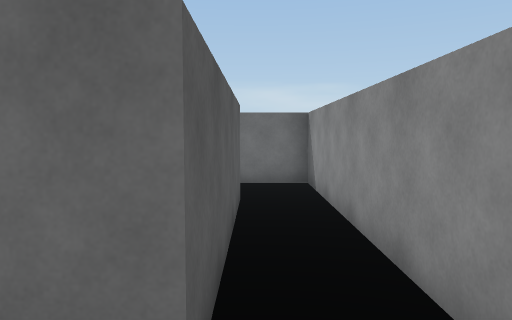
View 1 (above)

18 first-person views from a walk through a 3-D level made in the Unity game engine. The camera is 1.4 m above the floor, tilts 4° down and sees 70° across. The floor is counted in squares, 1 m on a side. Each view is taken from the middle of a square. On the plan, view 1 faces up. The plan holds only what a view shows up to about 16 squares ahead; the rest is blank. The place goes on beyond the plan. The player character is not drawn.

View 2
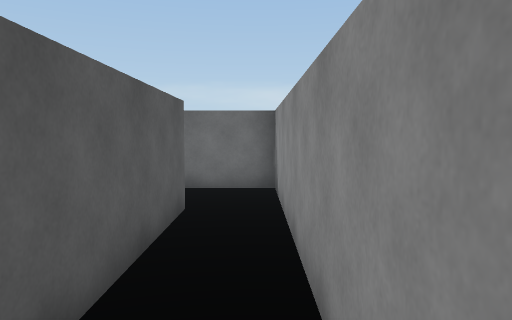

View 3
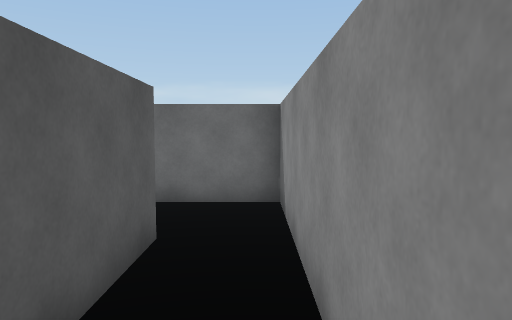

View 4
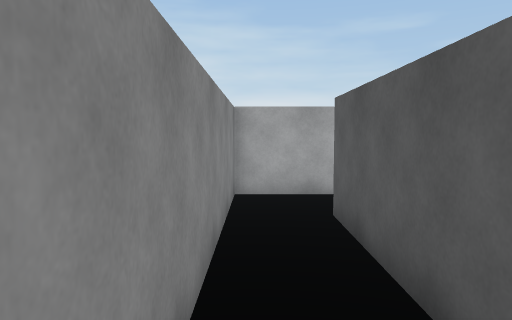

View 5
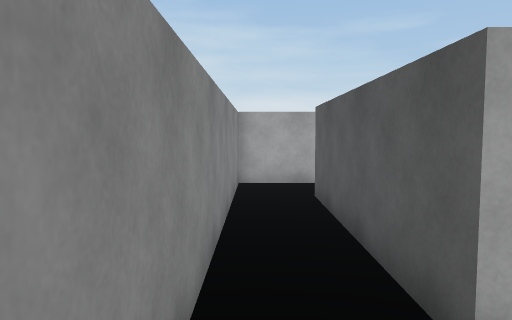

View 6
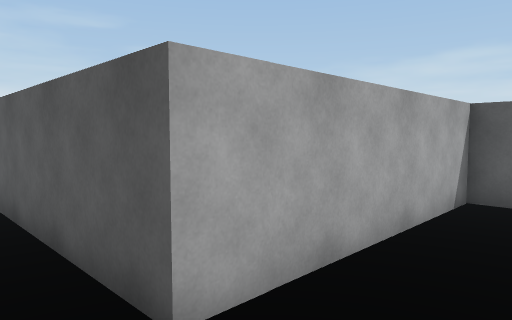

View 7
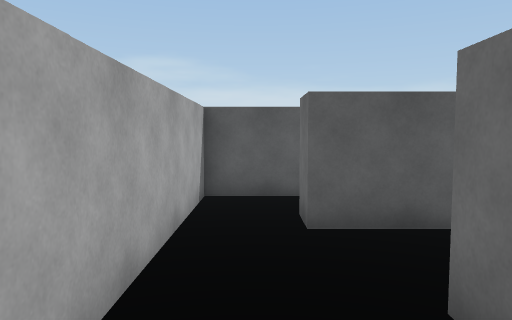

View 8
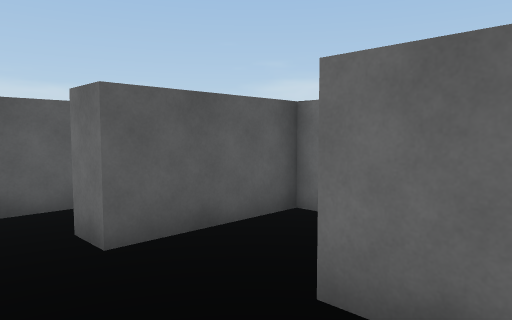

View 9
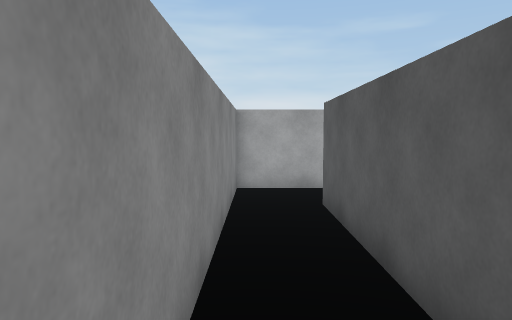

View 10
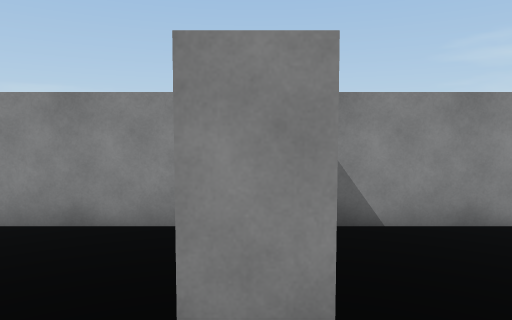

View 11
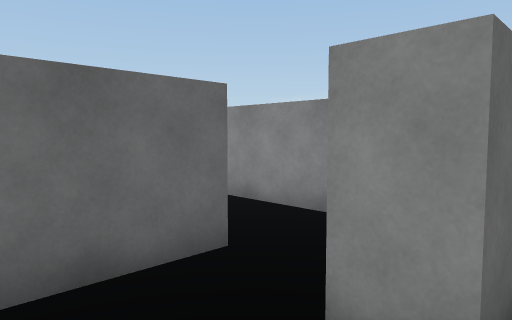

View 12
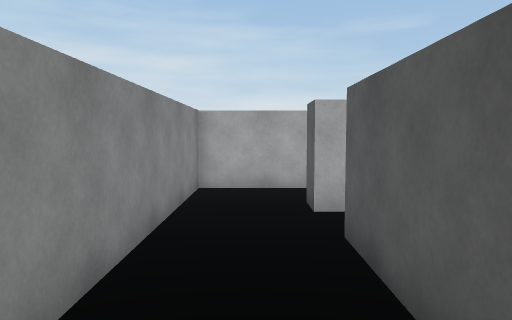

View 13
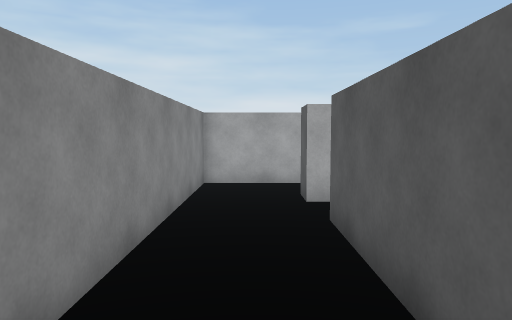

View 14
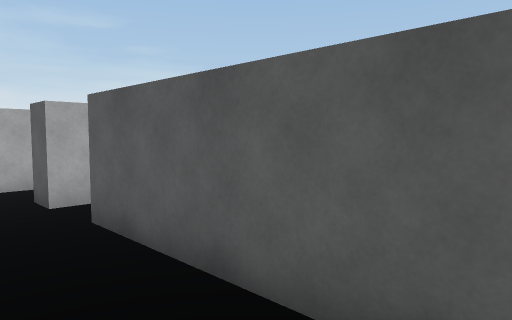

View 15
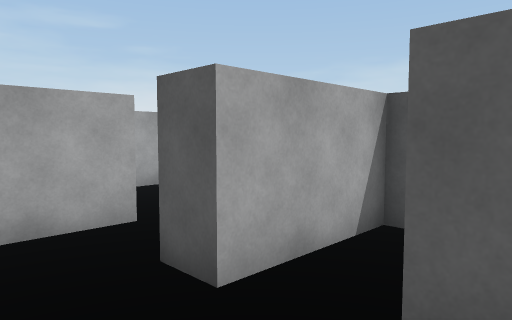

View 16
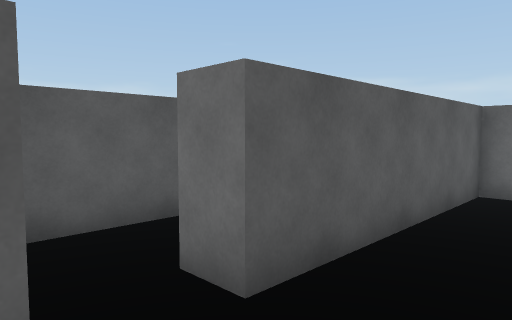

View 17
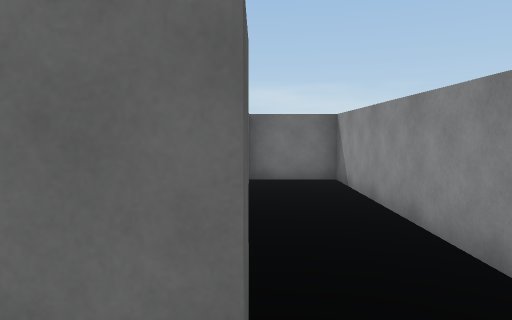

View 18
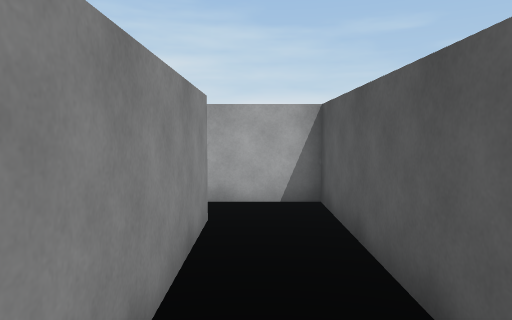

### Floor plan
Points are (right, up) in squares from view 1. A wall is a line through its corners. A room is listed if a view was taken in it or the views show most of it. See-through windows are left out.
Room 1 (views 1, 2, 3, 4, 5, 6, 7, 8, 9)
walls: (-1.5, 7.8) (-0.3, 7.8) (-0.3, 1.7) (-1.2, 1.7); (-0.9, -0.5) (1.5, -0.5) (1.5, 10.5) (-1.8, 10.5)
ways out: opening at (-1, 9.5) to room 2; opening at (-1, 0.5)
Room 2 (views 10, 11, 12, 13, 14, 15, 16, 17)
walls: (-2.6, 14.5) (-1.1, 14.5) (-1.1, 13.4) (-4.3, 13.4) (-4.3, 9.8); (-1.8, 10.5) (-1.8, 11.5) (1.5, 11.5) (1.5, 22.5); (-4.5, 7.8) (-1.5, 7.8); (-1.2, 22.5) (-1.2, 16.1) (-2.2, 16.1)
ways out: opening at (-1, 9.5) to room 1; opening at (-2, 15) to room 3; opening at (-5, 9) to room 4
Room 3 (view 18)
walls: (-4.3, 20.1) (-4.3, 14.5) (-2.6, 14.5); (-2.2, 16.1) (-2.2, 21)
ways out: opening at (-2, 15) to room 2
Room 4 (no view inside)
walls: (-7.3, 10.5) (-7.3, 7.8) (-4.5, 7.8); (-4.3, 9.8) (-5.4, 9.8)
ways out: opening at (-5, 9) to room 2; opening at (-6.5, 10.5)

Positions as (right, up) in squares from view 1, and headings:
1: (0, 0), facing up
2: (1, 1), facing up
3: (1, 3), facing up
4: (1, 8), facing down
5: (1, 10), facing down
6: (1, 10), facing down-left
7: (1, 9), facing left
8: (0, 8), facing up-left
9: (1, 9), facing down
10: (-4, 11), facing right
11: (-4, 10), facing up-right
12: (0, 21), facing down
13: (0, 22), facing down
14: (1, 22), facing down-left
15: (1, 17), facing down-left
16: (1, 14), facing up-left
17: (-1, 12), facing up
18: (-3, 22), facing down
